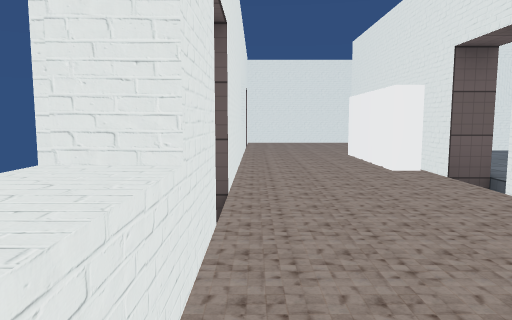
[1] (above)

21 first-person views from a walk through a scene from a Unity 3-D project. The camera is 1.3 m above the floor, tilts 6° down and sees 70° across. Doors are open. The floor is counted in squares, 2 m on a side. Each view is taken from the middle of a square. On the plan, view 1 faces up. The plan holds only what a view shows up to about 11 squares ahead; the rest is blank. The place goes on beyond the plan. The player is left out. Some surface patterns are stand-ins.

[2]
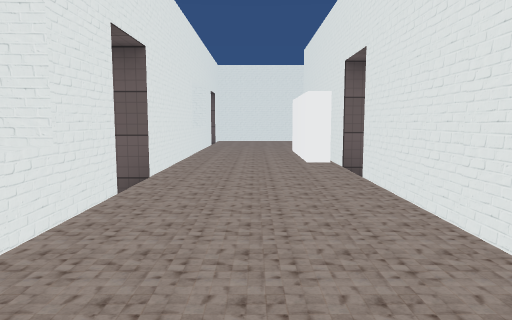

[3]
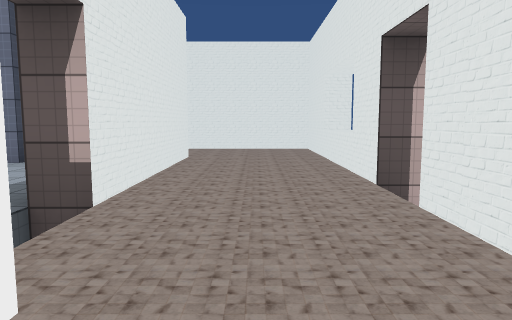

[4]
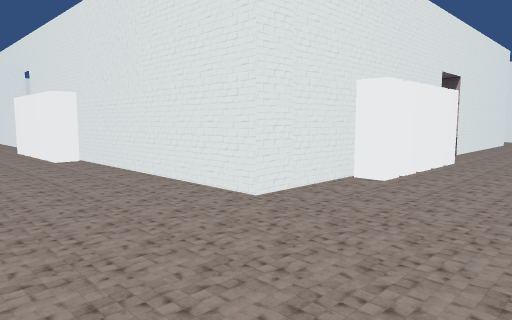

[5]
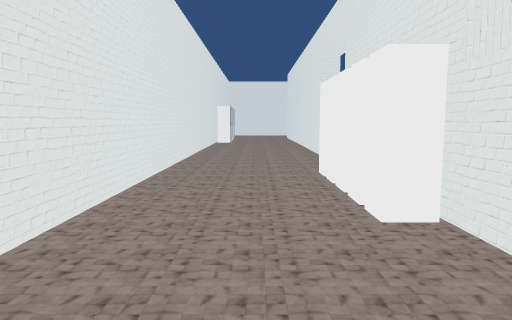

[6]
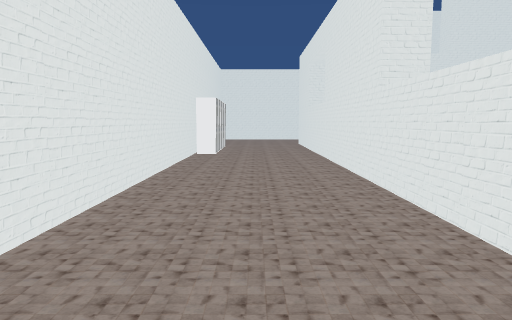

[7]
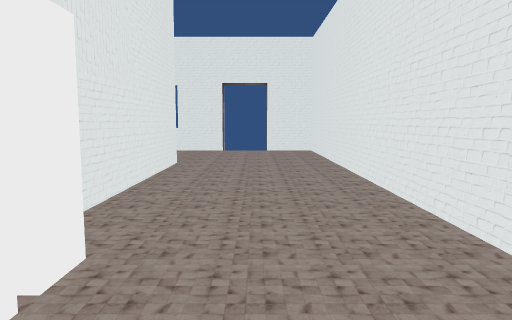

[8]
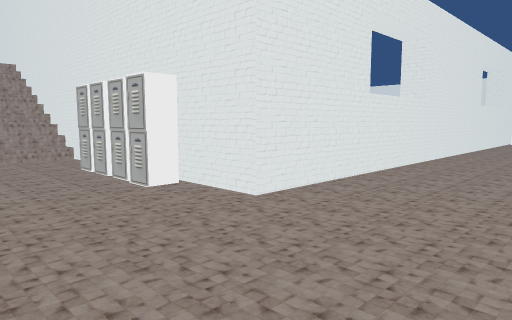

[9]
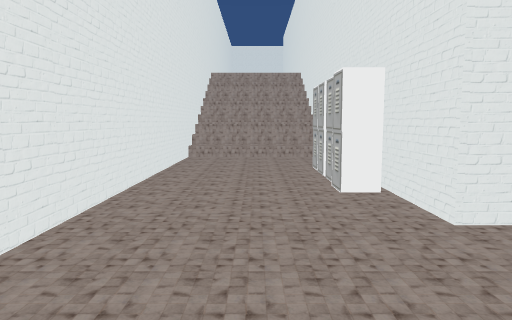

[10]
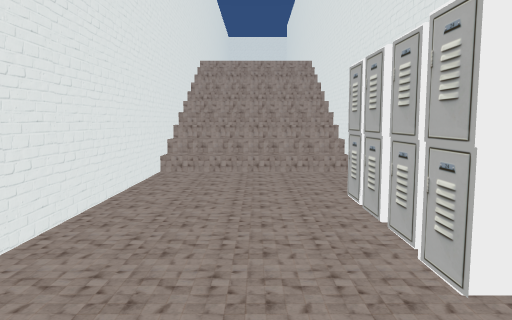

[11]
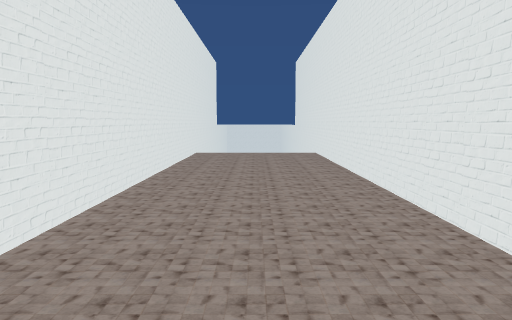

[12]
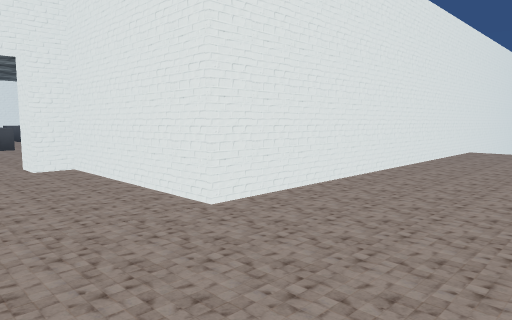

[13]
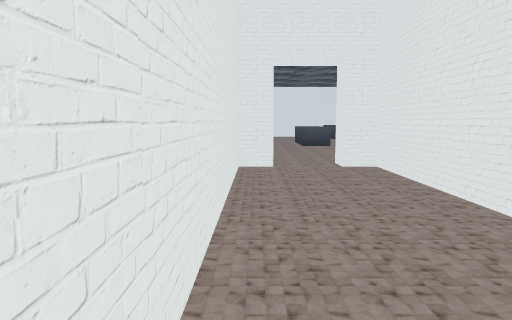

[14]
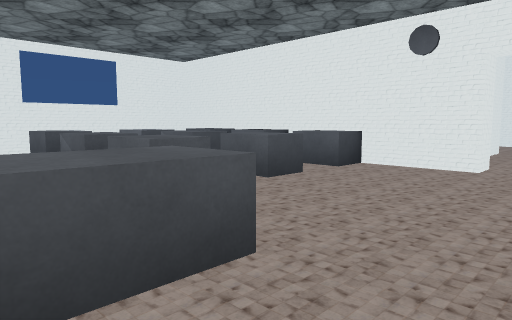

[15]
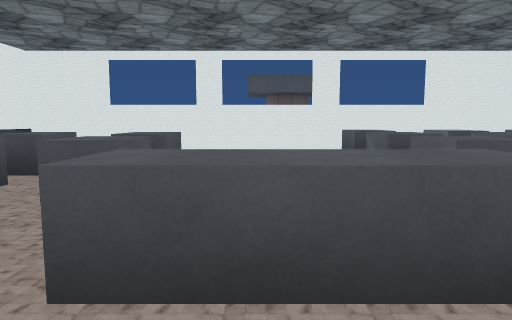

[16]
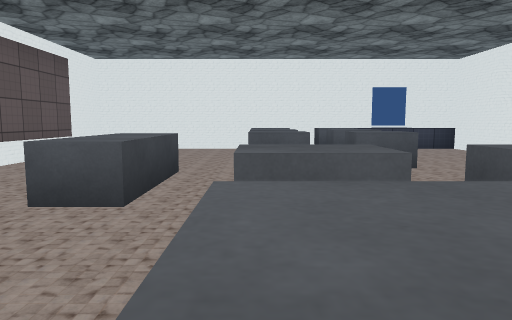

[17]
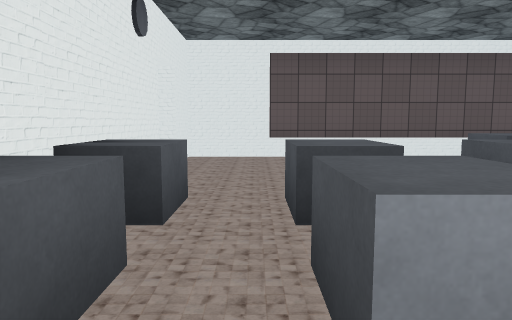

[18]
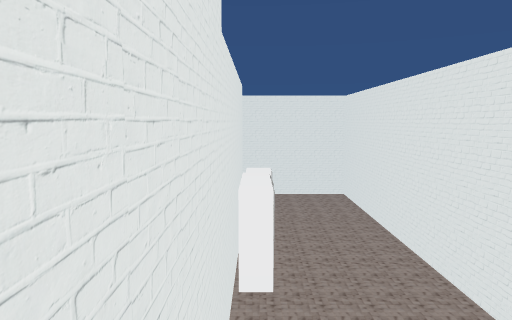

[19]
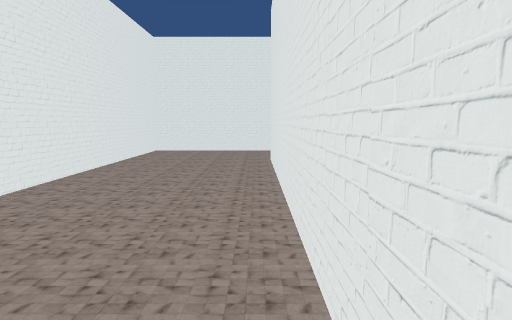

[20]
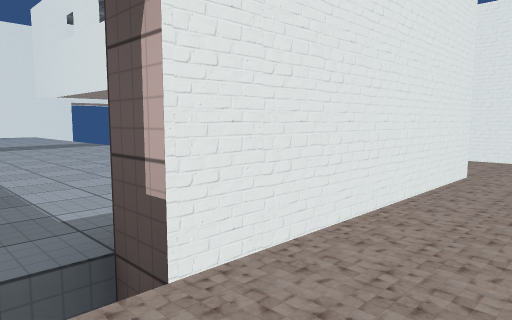

[21]
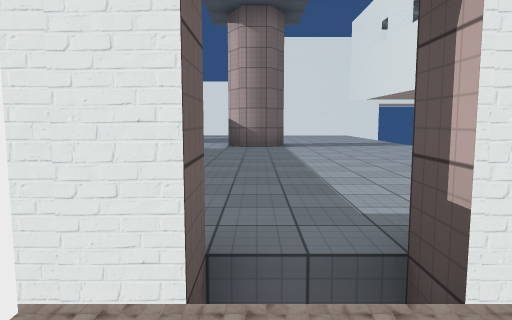

### Floor plan
Key: @ floor where view 1 was taken; # wall or solid block; x gap in a wall; . main floor; : floor 4 m higher than the main floor; / step, stairs or slope; D open door; = window, fence, low wall or low ledge; ^ raised ledge; L locker; O other object.
Columns run from 1 left of view 1 to 22 right of it. Each row starts with its distance up from view 1.
 12 #################   ####
 11 #................LOO...#
 10 DD.....................#
  9 D.......##.............#
  8 =...################L..#
  7 ^..##..             L..#
  6 #..# .              L..#
  5 #..##........      #...#
  4 #..DD.......#      #///#
  3 DD.Dx.........     #///#
  2 D...#...........   #///#
  1 #...#...........   #///#
  0 ^@..############## #:::#
 -1 #...  D:::    :::###:::#
 -2 #....   :::  ^^:## #:::#
 -3 #######x^:^  ^^:## #:::#
 -4       #::::  ::::###:::#
 -5       #^^:^::^^:## #:::#
 -6       #::::^^::::###:::#
 -7       #:  ::::::DD:::::#
 -8       #   ::::::D#:::::#
 -9       ##################

Positions as (right, up) in squares from view 1, and headings:
1: (0, 0), facing up
2: (1, -1), facing up
3: (1, 6), facing down
4: (0, 11), facing down-right
5: (4, 10), facing right
6: (8, 10), facing right
7: (8, 10), facing left
8: (21, 11), facing down-left
9: (20, 11), facing down
10: (20, 9), facing down
11: (20, -7), facing up
12: (21, -8), facing up-left
13: (21, -8), facing left
14: (10, -8), facing up-right
15: (10, -8), facing up
16: (14, -5), facing left
17: (14, -2), facing down
18: (19, 2), facing up
19: (19, 0), facing down
20: (1, 4), facing down-right
21: (1, 4), facing right
